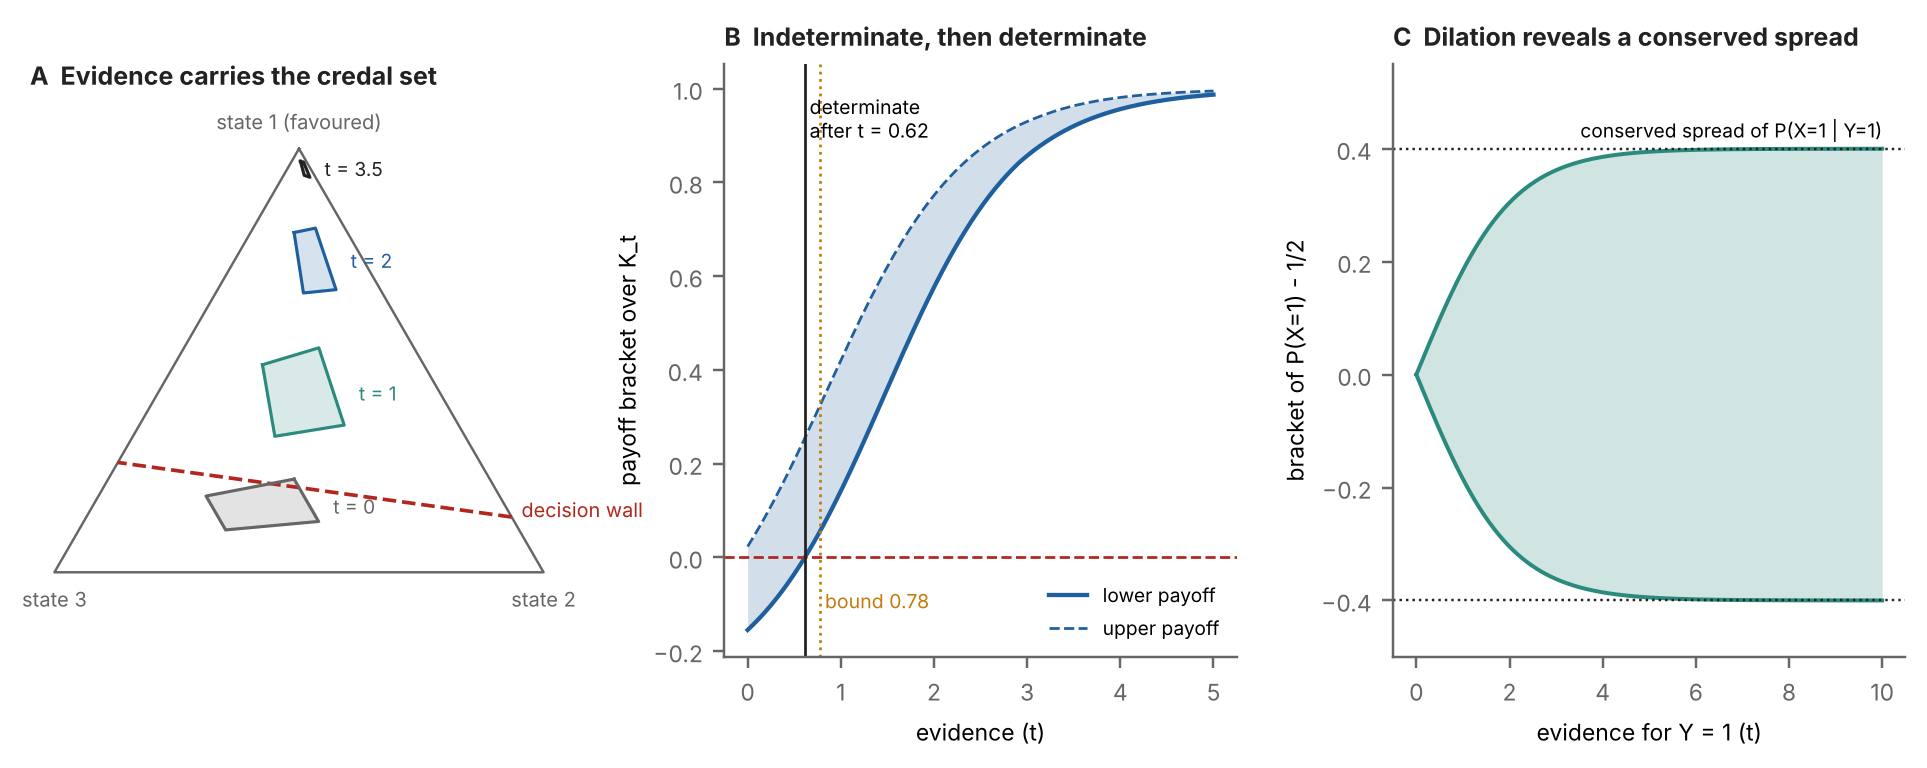

Generate this figure with Python:
"""Credal sets under evidence (sec:credalflow). A: a credal polygon on three states carried by soft evidence (the tilt toward state 1),
with the decision wall <c, p> = 0; the polygon keeps its Hilbert shape and its vertices. B: the bracket of the payoff over K_t, the time
after which the decision is determinate, and the explicit bound of thm:crossing. C: dilation as a revealed conserved spread: the bracket of
P(X = 1) - 1/2 under evidence about a correlated signal Y tends to the conserved conditional bracket on the top cell.
Numbers computed with engine/pce/credalflow.py."""
import os, sys, math
import numpy as np
import matplotlib; matplotlib.use("Agg")
import matplotlib.pyplot as plt
HERE = os.path.dirname(os.path.abspath(__file__)); sys.path.insert(0, os.path.join(HERE, "..", "engine"))
from pce import credalflow as CF
INK, MUTED, GRID = "#222222", "#666666", "#d9d9d9"; RED, BLUE, AMBER, TEAL = "#b3261e", "#1f5f9e", "#c27c0e", "#2b8a7e"
plt.rcParams.update({"font.size": 7.5, "axes.edgecolor": MUTED, "xtick.color": MUTED, "ytick.color": MUTED, "axes.spines.top": False, "axes.spines.right": False})
fig, axs = plt.subplots(1, 3, figsize=(11, 3.5), gridspec_kw=dict(width_ratios=[1.05, 1, 1], wspace=0.3))
V = [np.array(v) for v in ([0.10, 0.30, 0.60], [0.18, 0.22, 0.60], [0.12, 0.48, 0.40], [0.22, 0.38, 0.40])]
c = np.array([1.0, -0.15, -0.35]); a = np.array([1.2, 0.0, -0.4])
def xy(p): return np.array([p[1] + 0.5 * p[0], math.sqrt(3) / 2 * p[0]])      # state 0 at the top, 1 bottom right, 2 bottom left
ax = axs[0]; tri = np.array([xy(np.eye(3)[i]) for i in (0, 1, 2, 0)]); ax.plot(tri[:, 0], tri[:, 1], color=MUTED, lw=0.8)
for i, lab in enumerate(["state 1 (favoured)", "state 2", "state 3"]):
    q = xy(np.eye(3)[i]); ax.text(q[0], q[1] + (0.04 if i == 0 else -0.07), lab, ha="center", fontsize=6.6, color=MUTED)
# wall <c, p> = 0 inside the simplex
pts = []
for i, j in ((0, 1), (0, 2), (1, 2)):
    ci, cj = c[i], c[j]
    if ci * cj < 0:
        s = cj / (cj - ci); p = np.zeros(3); p[i] = s; p[j] = 1 - s; pts.append(xy(p))
pts = np.array(pts); ax.plot(pts[:, 0], pts[:, 1], color=RED, lw=1.2, ls="--"); ax.text(pts[0][0] + 0.02, pts[0][1], "decision wall", color=RED, fontsize=6.5)
from scipy.spatial import ConvexHull
cols = [MUTED, TEAL, BLUE, INK]
for t, col in zip([0, 1, 2, 3.5], cols):
    P = np.array([xy(CF.tilt(v, a, t)) for v in V]); h = ConvexHull(P); poly = P[np.r_[h.vertices, h.vertices[0]]]
    ax.fill(poly[:, 0], poly[:, 1], color=col, alpha=0.18); ax.plot(poly[:, 0], poly[:, 1], color=col, lw=1.0)
    ax.text(P[:, 0].max() + 0.03, P[:, 1].mean(), f"t = {t:g}", fontsize=6.3, color=col, va="center")
ax.set_aspect("equal"); ax.axis("off")
ax.set_title("A  Evidence carries the credal set", loc="left", fontsize=8.2, fontweight="bold", color=INK, pad=14)
ax = axs[1]; ts = np.linspace(0, 5, 400); br = np.array([CF.bracket(V, c, a, t) for t in ts])
ax.fill_between(ts, br[:, 0], br[:, 1], color=BLUE, alpha=0.2, lw=0); ax.plot(ts, br[:, 0], color=BLUE, lw=1.4, label="lower payoff"); ax.plot(ts, br[:, 1], color=BLUE, lw=0.9, ls="--", label="upper payoff")
ax.axhline(0, color=RED, lw=0.9, ls="--"); tl = CF.last_nonpositive(V, c, a, 8.0); B = CF.crossing_bound(V, c, a)
ax.axvline(tl, color=INK, lw=0.9); ax.text(tl + 0.05, br[:, 1].max() * 0.9, f"determinate\nafter t = {tl:.2f}", fontsize=6.4)
ax.axvline(B, color=AMBER, lw=0.9, ls=":"); ax.text(B + 0.05, br[:, 0].min() * 0.7, f"bound {B:.2f}", fontsize=6.4, color=AMBER)
ax.set_xlabel("evidence (t)"); ax.set_ylabel("payoff bracket over K_t"); ax.legend(fontsize=6.3, frameon=False, loc="lower right")
ax.set_title("B  Indeterminate, then determinate", loc="left", fontsize=8.2, fontweight="bold", color=INK)
ax = axs[2]
def law(rho): q = 0.25 * (1 + rho); r = 0.25 * (1 - rho); return np.array([q, r, r, q])
Vd = [law(-0.8), law(0.8)]; cd = np.array([-0.5, -0.5, 0.5, 0.5]); ad = np.array([0.0, 1.0, 0.0, 1.0]); ts = np.linspace(0, 10, 300)
bd = np.array([CF.bracket(Vd, cd, ad, t) for t in ts])
ax.fill_between(ts, bd[:, 0], bd[:, 1], color=TEAL, alpha=0.22, lw=0); ax.plot(ts, bd[:, 0], color=TEAL, lw=1.3); ax.plot(ts, bd[:, 1], color=TEAL, lw=1.3)
ax.axhline(0.4, color=INK, lw=0.8, ls=":"); ax.axhline(-0.4, color=INK, lw=0.8, ls=":"); ax.text(10, 0.42, "conserved spread of P(X=1 | Y=1)", fontsize=6.3, ha="right")
ax.set_xlabel("evidence for Y = 1 (t)"); ax.set_ylabel("bracket of P(X=1) - 1/2"); ax.set_ylim(-0.5, 0.55)
ax.set_title("C  Dilation reveals a conserved spread", loc="left", fontsize=8.2, fontweight="bold", color=INK)
fig.savefig(os.path.join(HERE, "fig_credalflow.png"), dpi=220, bbox_inches="tight"); print("ok", tl, B)
